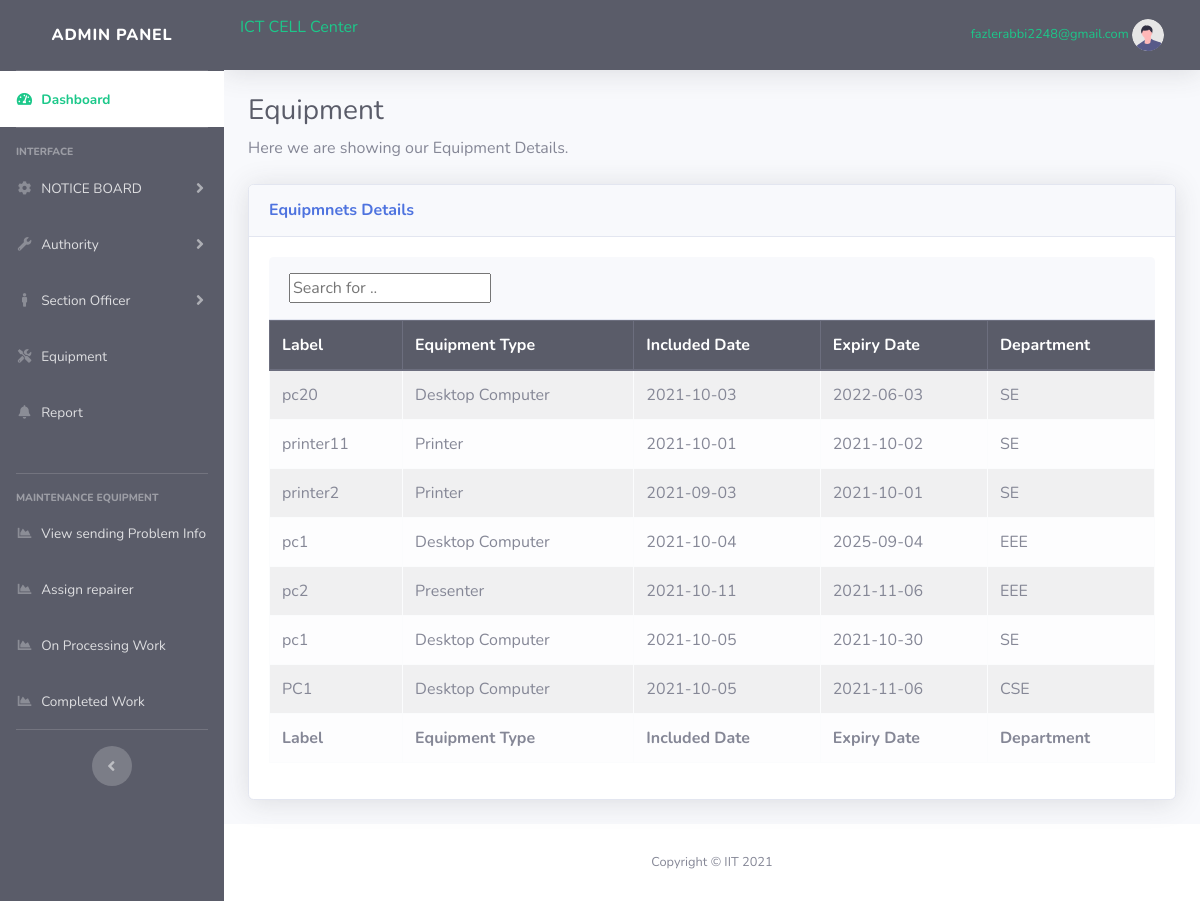
Page /adminpanel/equipment-details.php (signed in) on the committed database.
### tables this page shows
CREATE TABLE `equipment` (
  `EquipmentID` int(11) NOT NULL,
  `Label` varchar(50) NOT NULL,
  `Equipment_Type` varchar(70) NOT NULL,
  `included_date` date NOT NULL,
  `expire_date` date NOT NULL,
  `Department` varchar(70) NOT NULL
);

### adminpanel/equipment-details.php (the view, shortened to what this page needs)
<?php  include("includes/header.php"); ?>
<?php  include("includes/navbar.php"); ?>
                <div class="container-fluid">
                    <h1 class="h3 mb-2 text-gray-800">Equipment </h1>
                    <p class="mb-4">
                    	Here we are showing our Equipment Details.
                    </p>
                    <div class="card shadow mb-4">
                        <div class="card-header py-3">
                            <h6 class="m-0 font-weight-bold text-primary">Equipmnets Details</h6>
                        </div>
                        <div class="card-body">
                           <div class="card-header py-3">
                           <input type="text" id="myInput" onkeyup="myFunction()" placeholder="Search for ..">
                        </div>
                            <div class="table-responsive">
                                <table class="table table-bordered table-striped table-light" id="dataTable" width="100%" cellspacing="0">
                                    <thead class="thead-dark">
                                        <tr>
                                            <th>Label</th>
                                            <th>Equipment Type</th>
                                            <th>Included Date</th>
                                            <th>Expiry Date</th>
                                            <th>Department</th>
                                        </tr>
                                    </thead>
                                    <tfoot class="tfoot-dark">
                                        <tr>
                                            <th>Label</th>
                                            <th>Equipment Type</th>
                                            <th>Included Date</th>
                                            <th>Expiry Date</th>
                                            <th>Department</th>
                                        </tr>
                                    </tfoot>
                                    <tbody id="myTable">
                                         <?php  include("conn.php"); ?>
                                                  <?php
                                                      $sql= "select * from equipment";
                                                      $Q=mysqli_query($conn,$sql);
                                                      while($data=mysqli_fetch_assoc($Q)){
                                                  ?>
                                                  <tr>
                                                      <td><?= $data['Label']; ?></td>
                                                      <td><?= $data['Equipment_Type']; ?></td>
                                                      <td><?= $data['included_date']; ?></td>
                                                      <td><?= $data['expire_date']; ?></td>
                                                      <td><?= $data['Department']; ?></td>
                                                    </tr>
                                                    <?php } ?>
                                    </tbody>
                                </table>
                            </div>
                        </div>
                    </div>
                </div>
<?php  include("includes/footer.php"); ?>

### rows in the picture
equipment: Label "pc20", Equipment_Type "Desktop Computer", included_date "2021-10-03", expire_date "2022-06-03", Department "SE"
equipment: Label "printer11", Equipment_Type "Printer", included_date "2021-10-01", expire_date "2021-10-02", Department "SE"
equipment: Label "printer2", Equipment_Type "Printer", included_date "2021-09-03", expire_date "2021-10-01", Department "SE"
equipment: Label "pc1", Equipment_Type "Desktop Computer", included_date "2021-10-04", expire_date "2025-09-04", Department "EEE"
equipment: Label "pc2", Equipment_Type "Presenter", included_date "2021-10-11", expire_date "2021-11-06", Department "EEE"
equipment: Label "pc1", Equipment_Type "Desktop Computer", included_date "2021-10-05", expire_date "2021-10-30", Department "SE"
equipment: Label "PC1", Equipment_Type "Desktop Computer", included_date "2021-10-05", expire_date "2021-11-06", Department "CSE"

### other values in the picture
$_SESSION['username'] "fazlerabbi2248@gmail.com"
